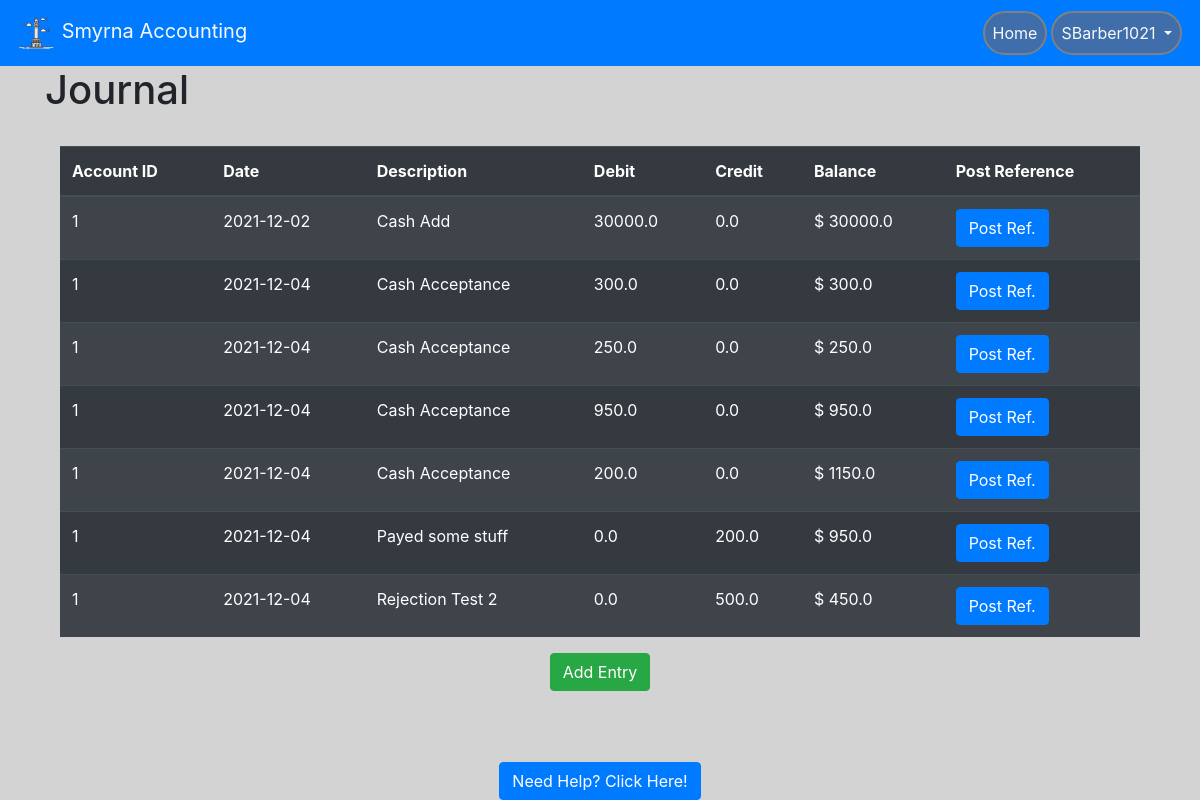
Screenshot of /accountView/1 (signed in) with the database file from the repository.
### website/models.py (models this page shows, shortened)
class User(db.Model, UserMixin):
    id = db.Column(db.Integer, primary_key=True)  # unique identifier
    email = db.Column(db.String(150), unique=True)
    password = db.Column(db.String(150))
    oldPassword = db.Column(db.String(150))
    firstName = db.Column(db.String(150))
    lastName = db.Column(db.String(150))
    userName = db.Column(db.String(150))
    hasAdmin = db.Column(db.Boolean, default=False)
    hasMan = db.Column(db.Boolean, default=False)
    status = db.Column(db.Boolean, default=False)
    creationDate = db.Column(db.Date())
    expirationDate = db.Column(db.Date())
    suspensionDate = db.Column(db.Date())
    suspensionEnd = db.Column(db.Date())
    accounts = db.relationship("Account", backref="user_backref", lazy=True)

class Ledger(db.Model):
    entry_num = db.Column(db.Integer, primary_key=True)
    entry_desc = db.Column(db.String(150))
    entry_date = db.Column(db.Date())
    entry_bal = db.Column(db.Float)
    entry_cred = db.Column(db.Float)
    entry_deb = db.Column(db.Float)
    isApproved = db.Column(db.String(25), nullable=False, default="Pending")
    acc_num = db.Column(db.Integer, db.ForeignKey('account.acc_num'))
    attachment = db.Column(db.BLOB, default=bytes(json.dumps("static/default.pdf"), 'utf8'))
    reject_comment = db.Column(db.String(300), default="N/A")
    """
    def get_total(self, an):
        query = db.session.query(func.sum(self.entry_cred)).filter_by()
        pass
    """

### website/auth.py (the view, shortened to what this page needs)
@auth.route('/accountView/<id>', methods = ['GET', 'POST'])
@login_required
def view_account(id):
    return render_template('accountView.html', user=current_user, acc_id=id,
                        acc_query=Account.query.join(User).filter(Account.user_id == id),
                        led_query=Ledger.query.join(Account).filter(Ledger.acc_num == id,
                                                                    Ledger.isApproved == 'Approved'))

### website/__init__.py (called while the page is built)
def create_app():
    app = Flask(__name__)
    app.config['SECRET_KEY'] = 'this is the secret key'
    app.config['SQLALCHEMY_DATABASE_URI'] = f'sqlite:///{DB_NAME}'
    db.init_app(app)
    app.config['MAIL_SERVER'] = 'smtp.gmail.com'
    app.config['MAIL_PORT'] = 465
    app.config['MAIL_USE_SSL'] = True
    app.config['MAIL_USERNAME'] = 'brandondunson15@gmail.com'
    app.config['MAIL_PASSWORD'] = 'Panopticon0987!@'
    mail.init_app(app)
    from .views import views
    from .auth import auth
    app.register_blueprint(views, url_prefix='/')
    app.register_blueprint(auth, url_prefix='/')
    from .models import User
    create_database(app)
    login_manager = LoginManager()
    login_manager.login_view = 'auth.login'
    login_manager.init_app(app)
    @login_manager.user_loader
    def load_user(id):
        return User.query.get(int(id))
    return app

### website/templates/accountView.html (shortened to what this page needs)
{% extends "base.html" %}
{%block content%}
    <head>
    <h1>Journal</h1>
    </head>
<br>
<div class="container-fluid" style="height: 400px">
    <table class="table table-striped table-dark">
        <thead>
          <tr>
            <th scope="col">Account ID</th>
            <th scope="col">Date</th>
            <th scope="col">Description</th>
            <th scope="col">Debit</th>
            <th scope="col">Credit</th>
            <th scope="col">Balance</th>
              <th scope="col">Post Reference</th>
          </tr>
        </thead>
        <tbody style="overflow-y: scroll;">
          {% for ledger in led_query %}
          <tr id="rowz">
            <td>{{ledger.acc_num}}</td>
            <td>{{ledger.entry_date}}</td>
            <td>{{ledger.entry_desc}}</td>
            <td>{{ledger.entry_deb}}</td>
            <td>{{ledger.entry_cred}}</td>
            <td>$ {{ledger.entry_bal}}</td>
            <td><form method="post"><button name="pr" type="submit" class="btn btn-primary" value="{{ ledger.acc_num }}">Post Ref.</button></form></td>
          </tr>
          {% endfor %}
        </tbody>
      </table>
      <div class="text-center">
        <button class="btn btn-success" type="button" data-toggle="modal" data-target="#ledgermodal">Add Entry</button>
      </div>
</div>
{% endblock %}

### website/templates/base.html (shortened to what this page needs)
<!DOCTYPE html>
<html>
<head>
    <meat name="viewport" content="width=device-width, initial-scale=1" />
    <link rel="stylesheet" href="https://stackpath.bootstrapcdn.com/bootstrap/4.4.1/css/bootstrap.min.css"
 />
    <link rel="stylesheet" href="https://stackpath.bootstrapcdn.com/font-awesome/4.7.0/css/font-awesome.min.css"
 />
</head>
<body style="background-color: lightgrey">
    <nav class="navbar navbar-expand-lg navbar-dark bg-primary sticky-top">
        <a class = "navbar-brand text-light" href='/'>
            <img src="/static/logo.png" width="40" height="40" atl="">
            Smyrna Accounting
        </a>
        <div class = "collapse navbar-collapse" id="navbar">
            <ul class = "navbar-nav ml-auto">
                {% if user.is_authenticated %}
                    {% if not user.hasAdmin and not user.hasMan %}
                        <li class = "nav-item">
                    <a class = "nav-link text-light text-center" id = "homepage" href="/home">Home</a>
                        </li>
                        {% endif %}
                <li class="nav-item dropdown">
                    <a class = "nav-link dropdown-toggle text-light text-center" id = "" data-toggle = "dropdown" aria-haspopup="true" aria-expanded="false">
                        {{ user.userName }}
                    </a>
                </li>
                {% else %}
                <a class = "nav-item nav-link text-light" id = "login" href="/login">Login</a>
                {% endif %}
            </ul>
        </div>
    </nav>
    <div class= "container">
        {%block content%}
        {% endblock %}
    </div>
</body>
<div class="footer" style="background-color: lightgray;">
    <a href="/help" class="btn btn-primary">Need Help? Click Here!</a>
</div>
</html>

### website/templates/base.html (style rules this page uses)
.footer { position: fixed; left: 0; bottom: 0; width: 100%; background-color: Blue; text-align: center; }
li.nav-item { border: 2px solid grey; margin: 2px; border-radius: 25px; background-color: rgb(63, 110, 170); }

### rows the page displays
User: userName "SBarber1021"
Ledger: acc_num "1", entry_date "2021-12-02", entry_desc "Cash Add", entry_deb "30000.0", entry_cred "0.0", entry_bal "30000.0"
Ledger: acc_num "1", entry_date "2021-12-04", entry_desc "Cash Acceptance", entry_deb "300.0", entry_cred "0.0", entry_bal "300.0"
Ledger: acc_num "1", entry_date "2021-12-04", entry_desc "Cash Acceptance", entry_deb "250.0", entry_cred "0.0", entry_bal "250.0"
Ledger: acc_num "1", entry_date "2021-12-04", entry_desc "Cash Acceptance", entry_deb "950.0", entry_cred "0.0", entry_bal "950.0"
Ledger: acc_num "1", entry_date "2021-12-04", entry_desc "Cash Acceptance", entry_deb "200.0", entry_cred "0.0", entry_bal "1150.0"
Ledger: acc_num "1", entry_date "2021-12-04", entry_desc "Payed some stuff", entry_deb "0.0", entry_cred "200.0", entry_bal "950.0"
Ledger: acc_num "1", entry_date "2021-12-04", entry_desc "Rejection Test 2", entry_deb "0.0", entry_cred "500.0", entry_bal "450.0"
